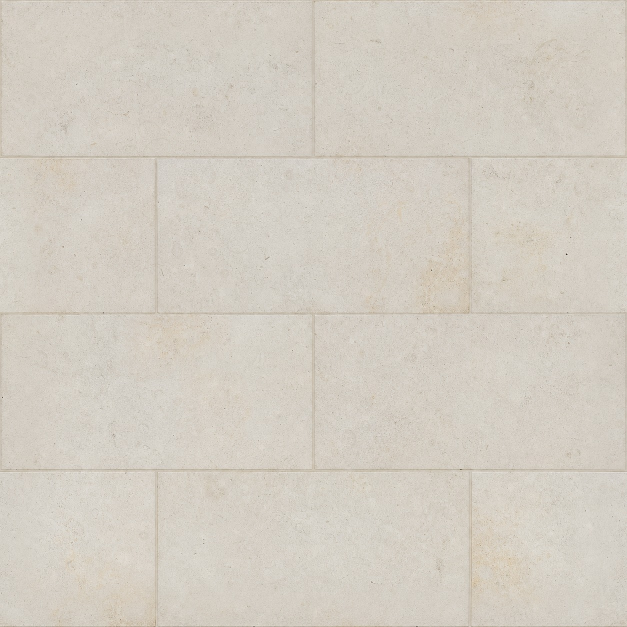
#> input picture tools/archetype_compiler/textures_kinnaird_v6/heritage_portland_stone/albedo.jpg, 1254 x 1254 px (shown at 1/2 size)
$ python -i compile_neighborhood_park_skins.py   (imports and definitions only)
#> lines starting #> are read from the running program, lines starting #| are printed output that depends on the picture
#> further down, picture is the input picture: PIL image 1254x1254 RGB; mean R, G, B 211.1, 204.9, 194.3
"""Compile reference-driven neighborhood-park material skins without API calls.

This mirrors the deterministic half of the Parisian facade workflow:
hard archetype references -> one audited rectified orthographic atlas ->
derived normal/roughness/AO maps -> provenance manifest and QA sheet.
"""
from __future__ import annotations

import argparse
import json
from datetime import datetime, timezone
from pathlib import Path

import numpy as np
from PIL import Image, ImageDraw, ImageFilter, ImageFont

TOOL_DIR = Path(__file__).resolve().parent
REPO_ROOT = TOOL_DIR.parents[1]
SCHEDULE_PATH = TOOL_DIR / "neighborhood_park_sources.json"
DEFAULT_PUBLIC_OUT = REPO_ROOT / "frontend/public/park-skins/neighborhood-park"
DEFAULT_ARTIFACT_OUT = REPO_ROOT / "artifacts/neighborhood-park-reference-skins-v2"
TEXTURE_SIZE = 1024
JPEG_QUALITY = 92


def gray(arr: np.ndarray) -> np.ndarray:
    return arr.astype(np.float64) @ np.array([0.299, 0.587, 0.114])


def flatten_lighting(image: Image.Image) -> Image.Image:
    arr = np.asarray(image.convert("RGB"), dtype=np.float64)
    luminance = Image.fromarray(gray(arr).astype(np.uint8))
    blur_radius = max(10, min(arr.shape[:2]) / 3)
#> blur_radius = 418
    blurred = np.asarray(luminance.filter(ImageFilter.GaussianBlur(blur_radius)), dtype=np.float64)
    gain = blurred.mean() / np.clip(blurred, 24.0, None)
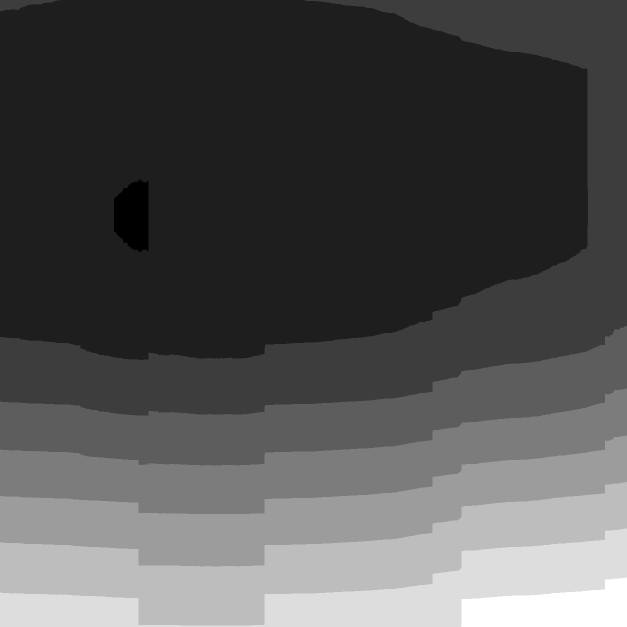
#> gain: shape (1254, 1254) float64 (shown at 1/2 size); min 0.987, max 1.03, mean 1; drawn with min black and max white
    return Image.fromarray(np.clip(arr * gain[..., None], 0, 255).astype(np.uint8))
#> returned value: PIL image 1254x1254 RGB


# [163 lines left out: functions derive_normal, derive_roughness, derive_ao, crop_pixels, font, rounded_image and 3 more, not called in this run]


# [2 lines not run here, left out]

>>> from PIL import Image
>>> picture = Image.open('../archetype_compiler/textures_kinnaird_v6/heritage_portland_stone/albedo.jpg')
>>> result = flatten_lighting(picture)
